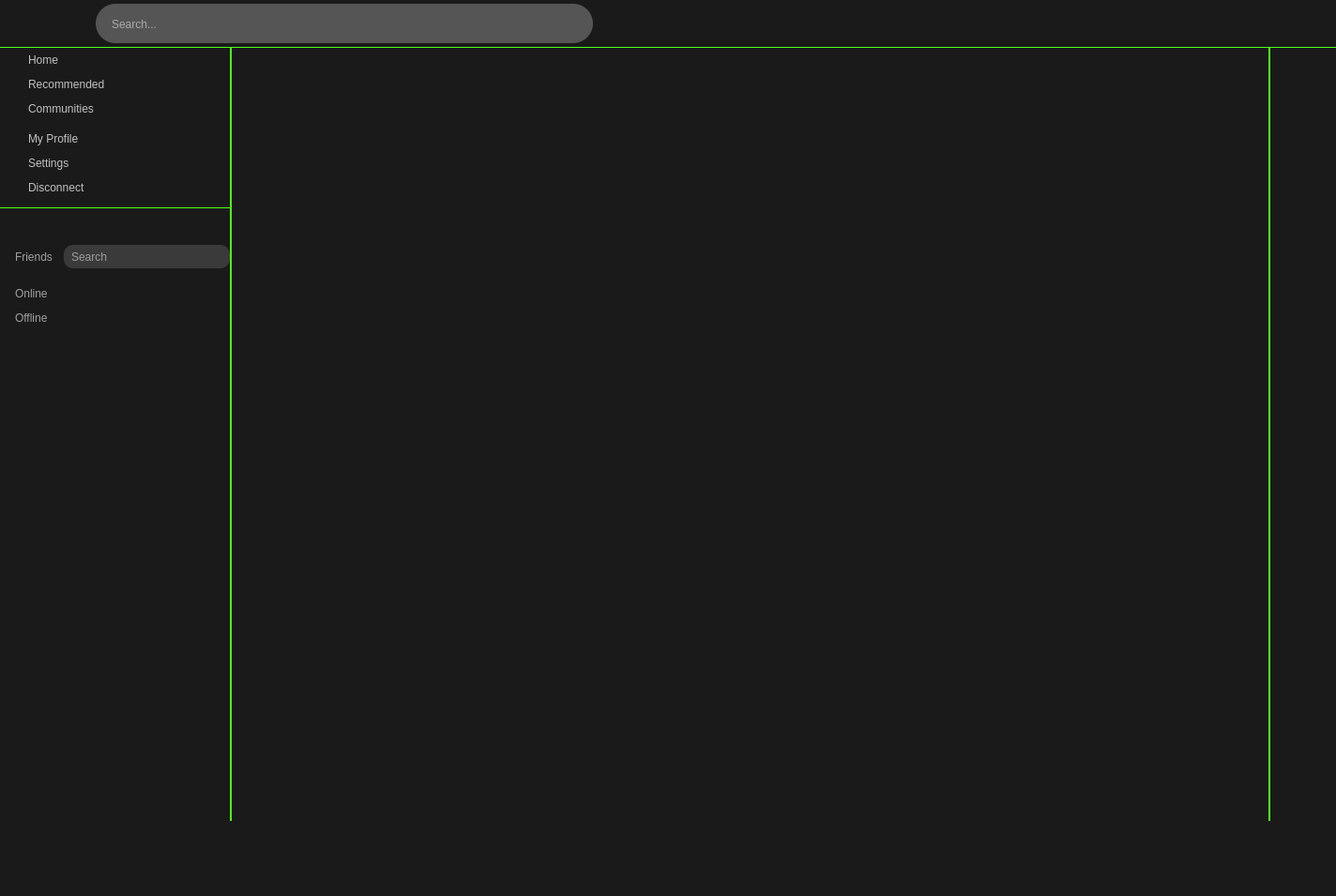
<?xml version="1.0" encoding="UTF-8"?>
<ui version="4.0">
 <class>DetaliedPostView</class>
 <widget class="QWidget" name="DetaliedPostView">
  <property name="geometry">
   <rect>
    <x>0</x>
    <y>0</y>
    <width>1424</width>
    <height>955</height>
   </rect>
  </property>
  <property name="layoutDirection">
   <enum>Qt::LayoutDirection::LeftToRight</enum>
  </property>
  <property name="styleSheet">
   <string notr="true">background-color: #1A1A1B;
</string>
  </property>
  <layout class="QVBoxLayout" name="verticalLayout_3">
   <property name="spacing">
    <number>0</number>
   </property>
   <property name="sizeConstraint">
    <enum>QLayout::SizeConstraint::SetNoConstraint</enum>
   </property>
   <property name="leftMargin">
    <number>0</number>
   </property>
   <property name="topMargin">
    <number>0</number>
   </property>
   <property name="rightMargin">
    <number>0</number>
   </property>
   <property name="bottomMargin">
    <number>40</number>
   </property>
   <item>
    <widget class="QScrollArea" name="MainWindowScrollArea">
     <property name="sizePolicy">
      <sizepolicy hsizetype="Expanding" vsizetype="Expanding">
       <horstretch>1</horstretch>
       <verstretch>0</verstretch>
      </sizepolicy>
     </property>
     <property name="styleSheet">
      <string notr="true">border: none;
background: transparent;
</string>
     </property>
     <property name="widgetResizable">
      <bool>true</bool>
     </property>
     <property name="alignment">
      <set>Qt::AlignmentFlag::AlignCenter</set>
     </property>
     <widget class="QWidget" name="mainWindowScrollAreaWidget">
      <property name="geometry">
       <rect>
        <x>0</x>
        <y>0</y>
        <width>1424</width>
        <height>915</height>
       </rect>
      </property>
      <layout class="QVBoxLayout" name="MainWindowLayout" stretch="0,0,0">
       <property name="spacing">
        <number>0</number>
       </property>
       <property name="sizeConstraint">
        <enum>QLayout::SizeConstraint::SetNoConstraint</enum>
       </property>
       <property name="leftMargin">
        <number>0</number>
       </property>
       <property name="topMargin">
        <number>0</number>
       </property>
       <property name="rightMargin">
        <number>0</number>
       </property>
       <property name="bottomMargin">
        <number>0</number>
       </property>
       <item>
        <layout class="QHBoxLayout" name="HeaderBar">
         <property name="sizeConstraint">
          <enum>QLayout::SizeConstraint::SetFixedSize</enum>
         </property>
         <property name="leftMargin">
          <number>35</number>
         </property>
         <property name="rightMargin">
          <number>15</number>
         </property>
         <property name="bottomMargin">
          <number>0</number>
         </property>
         <item>
          <widget class="QLabel" name="logoLabel">
           <property name="minimumSize">
            <size>
             <width>0</width>
             <height>50</height>
            </size>
           </property>
           <property name="styleSheet">
            <string notr="true">color:white;
background-color: rgba(255, 255, 255, 0);</string>
           </property>
           <property name="text">
            <string/>
           </property>
           <property name="pixmap">
            <pixmap>C:/Users/images/logo.png</pixmap>
           </property>
           <property name="alignment">
            <set>Qt::AlignmentFlag::AlignCenter</set>
           </property>
          </widget>
         </item>
         <item>
          <widget class="QLineEdit" name="searchBar">
           <property name="sizePolicy">
            <sizepolicy hsizetype="Fixed" vsizetype="Fixed">
             <horstretch>0</horstretch>
             <verstretch>0</verstretch>
            </sizepolicy>
           </property>
           <property name="minimumSize">
            <size>
             <width>600</width>
             <height>0</height>
            </size>
           </property>
           <property name="maximumSize">
            <size>
             <width>16777215</width>
             <height>42</height>
            </size>
           </property>
           <property name="styleSheet">
            <string notr="true">
border-radius: 21px;
background-color: rgb(85, 85, 85);
color:white;
margin-left:60px;
margin-right:10px;
border:none;
padding:15px;
</string>
           </property>
           <property name="frame">
            <bool>false</bool>
           </property>
           <property name="placeholderText">
            <string>Search...</string>
           </property>
          </widget>
         </item>
         <item>
          <widget class="QPushButton" name="profileButton">
           <property name="styleSheet">
            <string notr="true">background-color: rgba(255, 255, 255, 0);
border-radius: 6px;
border:none;</string>
           </property>
           <property name="text">
            <string/>
           </property>
           <property name="icon">
            <iconset>
             <normaloff>C:/Users/images/UserSettings.png</normaloff>C:/Users/images/UserSettings.png</iconset>
           </property>
           <property name="iconSize">
            <size>
             <width>43</width>
             <height>43</height>
            </size>
           </property>
          </widget>
         </item>
         <item>
          <widget class="QFrame" name="frameSpacingHeader">
           <property name="sizePolicy">
            <sizepolicy hsizetype="Preferred" vsizetype="Preferred">
             <horstretch>1</horstretch>
             <verstretch>0</verstretch>
            </sizepolicy>
           </property>
           <property name="maximumSize">
            <size>
             <width>16777215</width>
             <height>20</height>
            </size>
           </property>
           <property name="styleSheet">
            <string notr="true">border:none;</string>
           </property>
           <property name="frameShape">
            <enum>QFrame::Shape::StyledPanel</enum>
           </property>
           <property name="frameShadow">
            <enum>QFrame::Shadow::Raised</enum>
           </property>
          </widget>
         </item>
         <item>
          <widget class="QPushButton" name="notificationButton">
           <property name="styleSheet">
            <string notr="true">background-color: rgba(255, 255, 255, 0);
border-radius: 6px;
border:none;</string>
           </property>
           <property name="text">
            <string/>
           </property>
           <property name="icon">
            <iconset>
             <normaloff>C:/Users/images/ButtonNotificationImage.png</normaloff>C:/Users/images/ButtonNotificationImage.png</iconset>
           </property>
           <property name="iconSize">
            <size>
             <width>35</width>
             <height>35</height>
            </size>
           </property>
          </widget>
         </item>
         <item>
          <widget class="QPushButton" name="shortcutSettingsButton">
           <property name="styleSheet">
            <string notr="true">background-color: rgba(255, 255, 255, 0);
border-radius: 6px;
border:none;</string>
           </property>
           <property name="text">
            <string/>
           </property>
           <property name="icon">
            <iconset>
             <normaloff>C:/Users/images/ProfileSettingsShortcut.png</normaloff>C:/Users/images/ProfileSettingsShortcut.png</iconset>
           </property>
           <property name="iconSize">
            <size>
             <width>10</width>
             <height>25</height>
            </size>
           </property>
          </widget>
         </item>
        </layout>
       </item>
       <item>
        <widget class="QFrame" name="HeaderDelimiter">
         <property name="sizePolicy">
          <sizepolicy hsizetype="Preferred" vsizetype="Preferred">
           <horstretch>1</horstretch>
           <verstretch>0</verstretch>
          </sizepolicy>
         </property>
         <property name="minimumSize">
          <size>
           <width>0</width>
           <height>1</height>
          </size>
         </property>
         <property name="maximumSize">
          <size>
           <width>16777215</width>
           <height>1</height>
          </size>
         </property>
         <property name="styleSheet">
          <string notr="true">background-color: rgb(82, 255, 19);</string>
         </property>
         <property name="frameShape">
          <enum>QFrame::Shape::StyledPanel</enum>
         </property>
         <property name="frameShadow">
          <enum>QFrame::Shadow::Raised</enum>
         </property>
        </widget>
       </item>
       <item>
        <layout class="QHBoxLayout" name="MainLayout" stretch="0,0,1,0,0">
         <property name="rightMargin">
          <number>40</number>
         </property>
         <property name="bottomMargin">
          <number>40</number>
         </property>
         <item>
          <layout class="QVBoxLayout" name="verticalLayout" stretch="0,0,1">
           <property name="leftMargin">
            <number>0</number>
           </property>
           <property name="topMargin">
            <number>0</number>
           </property>
           <property name="rightMargin">
            <number>0</number>
           </property>
           <property name="bottomMargin">
            <number>0</number>
           </property>
           <item>
            <layout class="QVBoxLayout" name="accesLinksLayout">
             <property name="spacing">
              <number>12</number>
             </property>
             <property name="sizeConstraint">
              <enum>QLayout::SizeConstraint::SetFixedSize</enum>
             </property>
             <property name="topMargin">
              <number>0</number>
             </property>
             <property name="rightMargin">
              <number>0</number>
             </property>
             <property name="bottomMargin">
              <number>0</number>
             </property>
             <item>
              <widget class="QPushButton" name="homeBtn">
               <property name="styleSheet">
                <string notr="true">background:none;
background-color: rgba(255, 255, 255, 0);
font: 700 14pt &quot;Raleway&quot;;
color: rgb(192, 192, 192);
margin-top:6px;
text-align: left;
padding-left:30px;</string>
               </property>
               <property name="text">
                <string>Home</string>
               </property>
              </widget>
             </item>
             <item>
              <widget class="QPushButton" name="recommendedBtn">
               <property name="styleSheet">
                <string notr="true">background:none;
background-color: rgba(255, 255, 255, 0);
font: 700 14pt &quot;Raleway&quot;;
color: rgb(192, 192, 192);
text-align: left;
padding-left:30px;</string>
               </property>
               <property name="text">
                <string>Recommended</string>
               </property>
              </widget>
             </item>
             <item>
              <widget class="QPushButton" name="communitiesBtn">
               <property name="styleSheet">
                <string notr="true">background:none;
background-color: rgba(255, 255, 255, 0);
font: 700 14pt &quot;Raleway&quot;;
color: rgb(192, 192, 192);
text-align: left;
padding-left:30px;</string>
               </property>
               <property name="text">
                <string>Communities</string>
               </property>
              </widget>
             </item>
             <item>
              <layout class="QVBoxLayout" name="communitiesWidgetLayout">
               <property name="spacing">
                <number>6</number>
               </property>
               <property name="sizeConstraint">
                <enum>QLayout::SizeConstraint::SetFixedSize</enum>
               </property>
               <property name="leftMargin">
                <number>28</number>
               </property>
               <property name="topMargin">
                <number>6</number>
               </property>
               <property name="rightMargin">
                <number>12</number>
               </property>
               <property name="bottomMargin">
                <number>0</number>
               </property>
              </layout>
             </item>
             <item>
              <widget class="QPushButton" name="myProfileBtn">
               <property name="styleSheet">
                <string notr="true">background:none;
background-color: rgba(255, 255, 255, 0);
font: 700 14pt &quot;Raleway&quot;;
color: rgb(192, 192, 192);
text-align: left;
padding-left:30px;</string>
               </property>
               <property name="text">
                <string>My Profile</string>
               </property>
              </widget>
             </item>
             <item>
              <widget class="QPushButton" name="settingsBtn">
               <property name="styleSheet">
                <string notr="true">background:none;
background-color: rgba(255, 255, 255, 0);
font: 700 14pt &quot;Raleway&quot;;
color: rgb(192, 192, 192);
text-align: left;
padding-left:30px;</string>
               </property>
               <property name="text">
                <string>Settings</string>
               </property>
              </widget>
             </item>
             <item>
              <widget class="QPushButton" name="disconnectBtn">
               <property name="styleSheet">
                <string notr="true">background:none;
background-color: rgba(255, 255, 255, 0);
font: 700 14pt &quot;Raleway&quot;;
color: rgb(192, 192, 192);
margin-bottom:14px;
text-align: left;
padding-left:30px;</string>
               </property>
               <property name="text">
                <string>Disconnect</string>
               </property>
              </widget>
             </item>
            </layout>
           </item>
           <item>
            <widget class="QFrame" name="HeaderDelimiter_2">
             <property name="sizePolicy">
              <sizepolicy hsizetype="Preferred" vsizetype="Preferred">
               <horstretch>1</horstretch>
               <verstretch>0</verstretch>
              </sizepolicy>
             </property>
             <property name="minimumSize">
              <size>
               <width>0</width>
               <height>1</height>
              </size>
             </property>
             <property name="maximumSize">
              <size>
               <width>16777215</width>
               <height>1</height>
              </size>
             </property>
             <property name="styleSheet">
              <string notr="true">background-color: rgb(82, 255, 19);</string>
             </property>
             <property name="frameShape">
              <enum>QFrame::Shape::StyledPanel</enum>
             </property>
             <property name="frameShadow">
              <enum>QFrame::Shadow::Raised</enum>
             </property>
            </widget>
           </item>
           <item>
            <layout class="QVBoxLayout" name="FriendsLayout">
             <property name="spacing">
              <number>12</number>
             </property>
             <property name="sizeConstraint">
              <enum>QLayout::SizeConstraint::SetFixedSize</enum>
             </property>
             <property name="bottomMargin">
              <number>30</number>
             </property>
             <item>
              <widget class="QFrame" name="friendsWidhtDelimiter_2">
               <property name="sizePolicy">
                <sizepolicy hsizetype="Preferred" vsizetype="Preferred">
                 <horstretch>1</horstretch>
                 <verstretch>0</verstretch>
                </sizepolicy>
               </property>
               <property name="minimumSize">
                <size>
                 <width>245</width>
                 <height>20</height>
                </size>
               </property>
               <property name="maximumSize">
                <size>
                 <width>16777215</width>
                 <height>20</height>
                </size>
               </property>
               <property name="frameShape">
                <enum>QFrame::Shape::StyledPanel</enum>
               </property>
               <property name="frameShadow">
                <enum>QFrame::Shadow::Raised</enum>
               </property>
              </widget>
             </item>
             <item>
              <widget class="QFrame" name="titleFriendsLayout">
               <property name="minimumSize">
                <size>
                 <width>0</width>
                 <height>40</height>
                </size>
               </property>
               <property name="maximumSize">
                <size>
                 <width>16777215</width>
                 <height>40</height>
                </size>
               </property>
               <property name="styleSheet">
                <string notr="true"/>
               </property>
               <property name="frameShape">
                <enum>QFrame::Shape::StyledPanel</enum>
               </property>
               <property name="frameShadow">
                <enum>QFrame::Shadow::Raised</enum>
               </property>
               <layout class="QHBoxLayout" name="horizontalLayout_4">
                <property name="spacing">
                 <number>9</number>
                </property>
                <property name="leftMargin">
                 <number>0</number>
                </property>
                <property name="topMargin">
                 <number>0</number>
                </property>
                <property name="rightMargin">
                 <number>0</number>
                </property>
                <property name="bottomMargin">
                 <number>0</number>
                </property>
                <item>
                 <widget class="QLabel" name="friendsTitleLabel">
                  <property name="minimumSize">
                   <size>
                    <width>0</width>
                    <height>0</height>
                   </size>
                  </property>
                  <property name="maximumSize">
                   <size>
                    <width>400</width>
                    <height>40</height>
                   </size>
                  </property>
                  <property name="styleSheet">
                   <string notr="true">font: 700 12pt &quot;Raleway&quot;;
color: rgb(160, 160, 160);
margin-left:13px;</string>
                  </property>
                  <property name="text">
                   <string>Friends</string>
                  </property>
                 </widget>
                </item>
                <item>
                 <widget class="QLineEdit" name="searchBarFriends">
                  <property name="minimumSize">
                   <size>
                    <width>0</width>
                    <height>25</height>
                   </size>
                  </property>
                  <property name="autoFillBackground">
                   <bool>false</bool>
                  </property>
                  <property name="styleSheet">
                   <string notr="true">border:none;
background-color:#3A3A3A;
padding-left:6px;
color: rgb(255, 255, 255);
font: 10pt &quot;Raleway&quot;;
border-radius:10px;</string>
                  </property>
                  <property name="inputMask">
                   <string/>
                  </property>
                  <property name="text">
                   <string/>
                  </property>
                  <property name="frame">
                   <bool>false</bool>
                  </property>
                  <property name="placeholderText">
                   <string>Search</string>
                  </property>
                 </widget>
                </item>
               </layout>
              </widget>
             </item>
             <item>
              <widget class="QLabel" name="label_myFeed_5">
               <property name="minimumSize">
                <size>
                 <width>0</width>
                 <height>0</height>
                </size>
               </property>
               <property name="maximumSize">
                <size>
                 <width>400</width>
                 <height>40</height>
                </size>
               </property>
               <property name="styleSheet">
                <string notr="true">font: 700 12pt &quot;Raleway&quot;;
color: rgb(160, 160, 160);
margin-left:13px;</string>
               </property>
               <property name="text">
                <string>Online</string>
               </property>
              </widget>
             </item>
             <item>
              <widget class="QLabel" name="label_myFeed_6">
               <property name="minimumSize">
                <size>
                 <width>0</width>
                 <height>0</height>
                </size>
               </property>
               <property name="maximumSize">
                <size>
                 <width>400</width>
                 <height>40</height>
                </size>
               </property>
               <property name="styleSheet">
                <string notr="true">font: 700 12pt &quot;Raleway&quot;;
color: rgb(160, 160, 160);
margin-left:13px;</string>
               </property>
               <property name="text">
                <string>Offline</string>
               </property>
              </widget>
             </item>
             <item>
              <layout class="QVBoxLayout" name="onlineFriendsLayout">
               <property name="spacing">
                <number>6</number>
               </property>
               <property name="sizeConstraint">
                <enum>QLayout::SizeConstraint::SetMinimumSize</enum>
               </property>
               <property name="leftMargin">
                <number>9</number>
               </property>
               <property name="topMargin">
                <number>10</number>
               </property>
              </layout>
             </item>
             <item>
              <layout class="QVBoxLayout" name="offlineFriendsLayout">
               <property name="spacing">
                <number>0</number>
               </property>
               <property name="bottomMargin">
                <number>40</number>
               </property>
              </layout>
             </item>
             <item>
              <widget class="QFrame" name="frame_5">
               <property name="sizePolicy">
                <sizepolicy hsizetype="Expanding" vsizetype="Expanding">
                 <horstretch>0</horstretch>
                 <verstretch>1</verstretch>
                </sizepolicy>
               </property>
               <property name="frameShape">
                <enum>QFrame::Shape::StyledPanel</enum>
               </property>
               <property name="frameShadow">
                <enum>QFrame::Shadow::Raised</enum>
               </property>
              </widget>
             </item>
            </layout>
           </item>
          </layout>
         </item>
         <item>
          <widget class="QFrame" name="friendsPostsDelimiteer">
           <property name="sizePolicy">
            <sizepolicy hsizetype="Preferred" vsizetype="Preferred">
             <horstretch>0</horstretch>
             <verstretch>1</verstretch>
            </sizepolicy>
           </property>
           <property name="minimumSize">
            <size>
             <width>2</width>
             <height>0</height>
            </size>
           </property>
           <property name="maximumSize">
            <size>
             <width>2</width>
             <height>16777215</height>
            </size>
           </property>
           <property name="styleSheet">
            <string notr="true">background-color: rgb(82, 255, 19);</string>
           </property>
           <property name="frameShape">
            <enum>QFrame::Shape::StyledPanel</enum>
           </property>
           <property name="frameShadow">
            <enum>QFrame::Shadow::Raised</enum>
           </property>
          </widget>
         </item>
         <item>
          <layout class="QVBoxLayout" name="postAreea">
           <property name="topMargin">
            <number>20</number>
           </property>
           <property name="rightMargin">
            <number>20</number>
           </property>
          </layout>
         </item>
         <item>
          <widget class="QFrame" name="postAreaRecommendPostsDelimiter">
           <property name="sizePolicy">
            <sizepolicy hsizetype="Preferred" vsizetype="Preferred">
             <horstretch>0</horstretch>
             <verstretch>1</verstretch>
            </sizepolicy>
           </property>
           <property name="minimumSize">
            <size>
             <width>2</width>
             <height>0</height>
            </size>
           </property>
           <property name="maximumSize">
            <size>
             <width>2</width>
             <height>16777215</height>
            </size>
           </property>
           <property name="styleSheet">
            <string notr="true">background-color: rgb(82, 255, 19);</string>
           </property>
           <property name="frameShape">
            <enum>QFrame::Shape::StyledPanel</enum>
           </property>
           <property name="frameShadow">
            <enum>QFrame::Shadow::Raised</enum>
           </property>
          </widget>
         </item>
         <item>
          <layout class="QVBoxLayout" name="verticalLayout_2">
           <property name="leftMargin">
            <number>15</number>
           </property>
           <property name="rightMargin">
            <number>15</number>
           </property>
          </layout>
         </item>
        </layout>
       </item>
      </layout>
     </widget>
    </widget>
   </item>
  </layout>
 </widget>
 <resources/>
 <connections/>
</ui>
